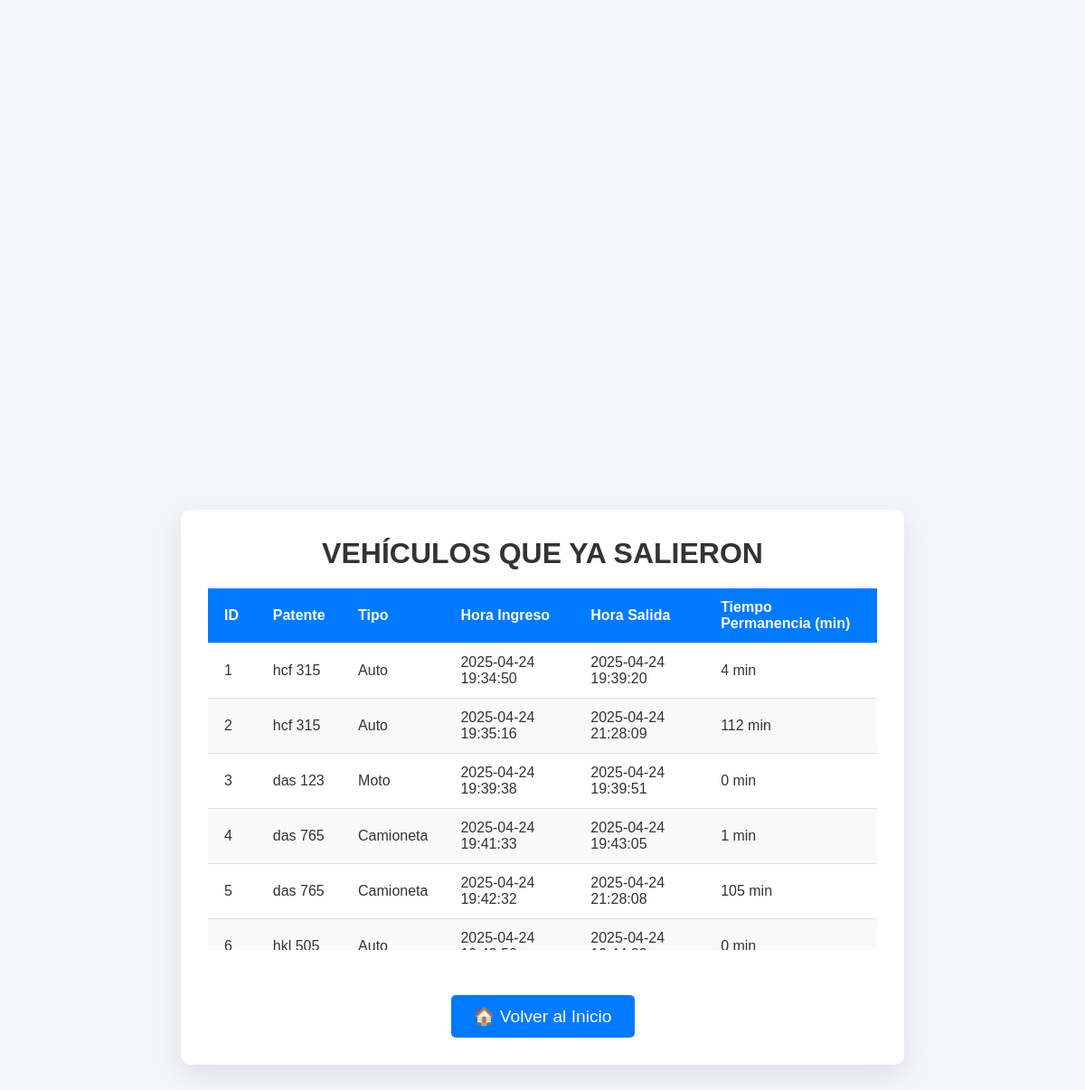
Screenshot of /permanencia.php with the database file from the repository.
### tables this page shows
CREATE TABLE `vehiculos` (
  `id` int(11) NOT NULL,
  `patente` varchar(10) NOT NULL,
  `tipo` varchar(50) NOT NULL,
  `hora_ingreso` datetime DEFAULT current_timestamp(),
  `hora_salida` datetime DEFAULT NULL
);

### permanencia.php (the view, shortened to what this page needs)
<?php
$sql = "SELECT *,
TIMESTAMPDIFF(MINUTE, hora_ingreso, hora_salida) AS minutos
FROM vehiculos
WHERE hora_salida IS NOT NULL";
$resultado = mysqli_query($con, $sql);
?>
<!DOCTYPE html>
<html lang="es">
<head>
    <link rel="stylesheet" href="style.css">
</head>
<body>
    <div class="container">
        <h2 class="title">Vehículos que ya salieron</h2>
        <div class="table-container">
            <table class="vehiculos-table">
                <thead>
                    <tr>
                        <th>ID</th>
                        <th>Patente</th>
                        <th>Tipo</th>
                        <th>Hora Ingreso</th>
                        <th>Hora Salida</th>
                        <th>Tiempo Permanencia (min)</th>
                    </tr>
                </thead>
                <tbody>
                    <?php while($fila = mysqli_fetch_assoc($resultado)) { ?>
                    <tr>
                        <td><?php echo $fila['id']; ?></td>
                        <td><?php echo $fila['patente']; ?></td>
                        <td><?php echo $fila['tipo']; ?></td>
                        <td><?php echo $fila['hora_ingreso']; ?></td>
                        <td><?php echo $fila['hora_salida']; ?></td>
                        <td><?php echo $fila['minutos']; ?> min</td>
                    </tr>
                    <?php } ?>
                </tbody>
            </table>
        </div>
        <div class="back-container">
            <a href="inicio.php" class="button">
                <button class="back-button">🏠 Volver al Inicio</button>
            </a>
        </div>
    </div>
</body>
</html>

### style.css (style rules this page uses)
body { margin: 0; padding: 0; font-family: 'Segoe UI', Tahoma, Geneva, Verdana, sans-serif; background-color: #f4f4f4; color: #333; display: flex; justify-content: center; align-items: center; min-height: 100vh; text-align: center; }
.container { background: #fff; padding: 2rem; border-radius: 1rem; box-shadow: 0 0 20px rgba(0,0,0,0.05); max-width: 600px; width: 100%; }
h1, h2, h3 { color: #222; }
button, input[type="submit"] { background-color: #007BFF; border: none; color: white; padding: 0.6rem 1.2rem; margin-top: 1rem; border-radius: 0.5rem; cursor: pointer; font-size: 1rem; transition: background-color 0.3s; }
body { font-family: 'Arial', sans-serif; background-color: #f4f7fa; color: #333; margin: 0; padding: 0; }
.container { max-width: 500px; margin: 50px auto; padding: 20px; background-color: #fff; border-radius: 8px; box-shadow: 0 4px 10px rgba(0, 0, 0, 0.1); }
h2.title { text-align: center; font-size: 2rem; margin-bottom: 20px; color: #4CAF50; }
.back-button { display: inline-block; text-decoration: none; padding: 10px 20px; background-color: #f1f1f1; color: #4CAF50; border-radius: 4px; text-align: center; font-size: 1rem; margin-top: 20px; }
* { margin: 0; padding: 0; box-sizing: border-box; }
body { font-family: 'Arial', sans-serif; background-color: #f4f6f9; display: flex; justify-content: center; align-items: center; height: 100vh; }
.container { width: 100%; max-width: 800px; background-color: #fff; padding: 30px; border-radius: 10px; box-shadow: 0 10px 30px rgba(0, 0, 0, 0.1); text-align: center; }
h2.title { font-size: 2rem; color: #333; margin-bottom: 20px; font-weight: bold; text-transform: uppercase; }
.table-container { margin-top: 20px; }
table.vehiculos-table { width: 100%; border-collapse: collapse; border-radius: 8px; box-shadow: 0 5px 20px rgba(0, 0, 0, 0.1); }
table.vehiculos-table thead { background-color: #4CAF50; color: white; font-weight: bold; border-radius: 8px 8px 0 0; }
table.vehiculos-table th, table.vehiculos-table td { padding: 12px 18px; text-align: left; border-bottom: 1px solid #e0e0e0; }
table.vehiculos-table tr:nth-child(even) { background-color: #f9f9f9; }
table.vehiculos-table td { font-size: 1rem; transition: background-color 0.3s; }
.back-container { margin-top: 30px; }
.back-button { padding: 12px 25px; background-color: #4CAF50; color: white; border: none; border-radius: 5px; cursor: pointer; font-size: 1.1rem; transition: background-color 0.3s ease, transform 0.2s ease; }

### permanencia.php (style rules this page uses)
.table-container { max-height: 400px; overflow-y: auto; margin-top: 20px; }
.vehiculos-table { width: 100%; border-collapse: collapse; background-color: #fff; }
.vehiculos-table th, .vehiculos-table td { padding: 12px; text-align: left; border-bottom: 1px solid #ddd; }
.vehiculos-table th { background-color: #007BFF; color: white; }
.vehiculos-table tr:nth-child(even) { background-color: #f2f2f2; }
.back-button { padding: 12px 25px; background-color: #007BFF; color: white; font-size: 1.2rem; border-radius: 5px; cursor: pointer; transition: background-color 0.3s ease, transform 0.2s ease; }

### rows the page displays
vehiculos: id "1", patente "hcf 315", tipo "Auto", hora_ingreso "2025-04-24 19:34:50", hora_salida "2025-04-24 19:39:20", minutos "4"
vehiculos: id "2", patente "hcf 315", tipo "Auto", hora_ingreso "2025-04-24 19:35:16", hora_salida "2025-04-24 21:28:09", minutos "112"
vehiculos: id "3", patente "das 123", tipo "Moto", hora_ingreso "2025-04-24 19:39:38", hora_salida "2025-04-24 19:39:51", minutos "0"
vehiculos: id "4", patente "das 765", tipo "Camioneta", hora_ingreso "2025-04-24 19:41:33", hora_salida "2025-04-24 19:43:05", minutos "1"
vehiculos: id "5", patente "das 765", tipo "Camioneta", hora_ingreso "2025-04-24 19:42:32", hora_salida "2025-04-24 21:28:08", minutos "105"
vehiculos: id "6", patente "hkl 505", tipo "Auto", hora_ingreso "2025-04-24…", hora_salida "2025-04-24…", minutos "0"
